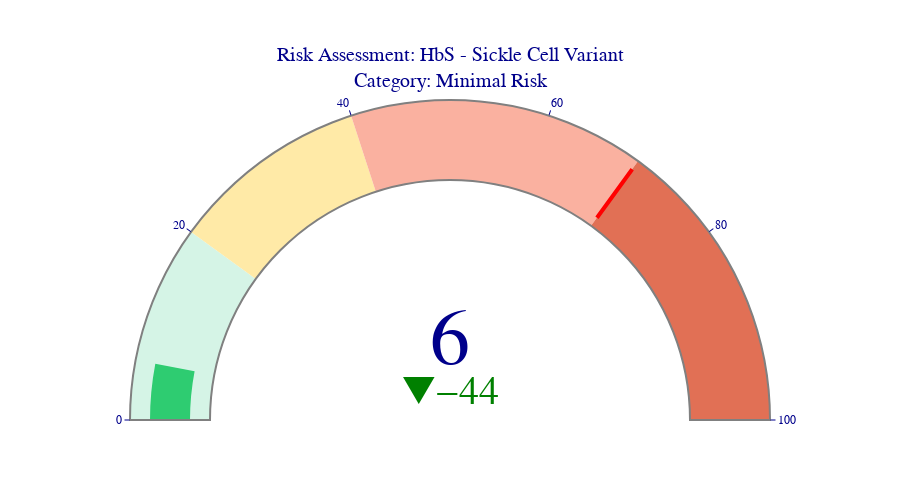
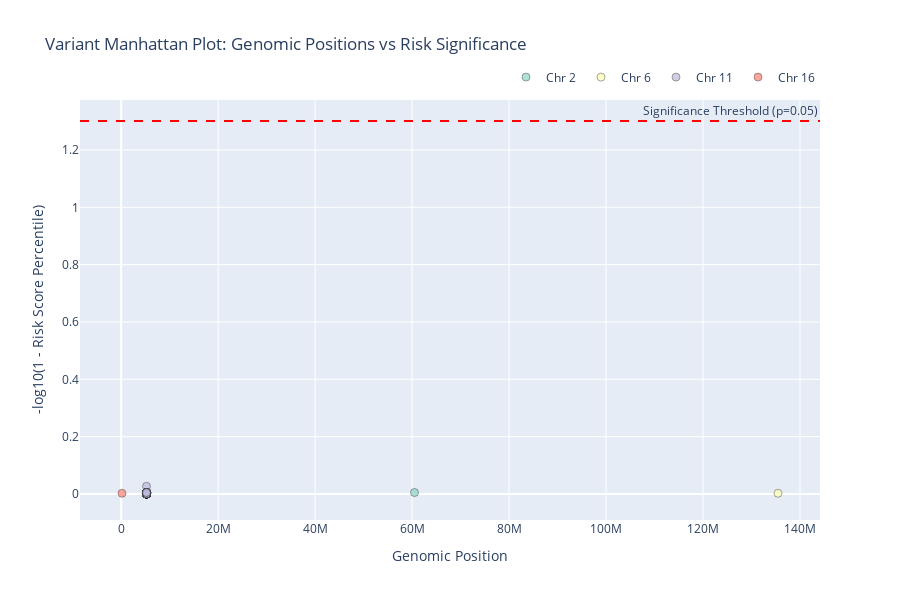
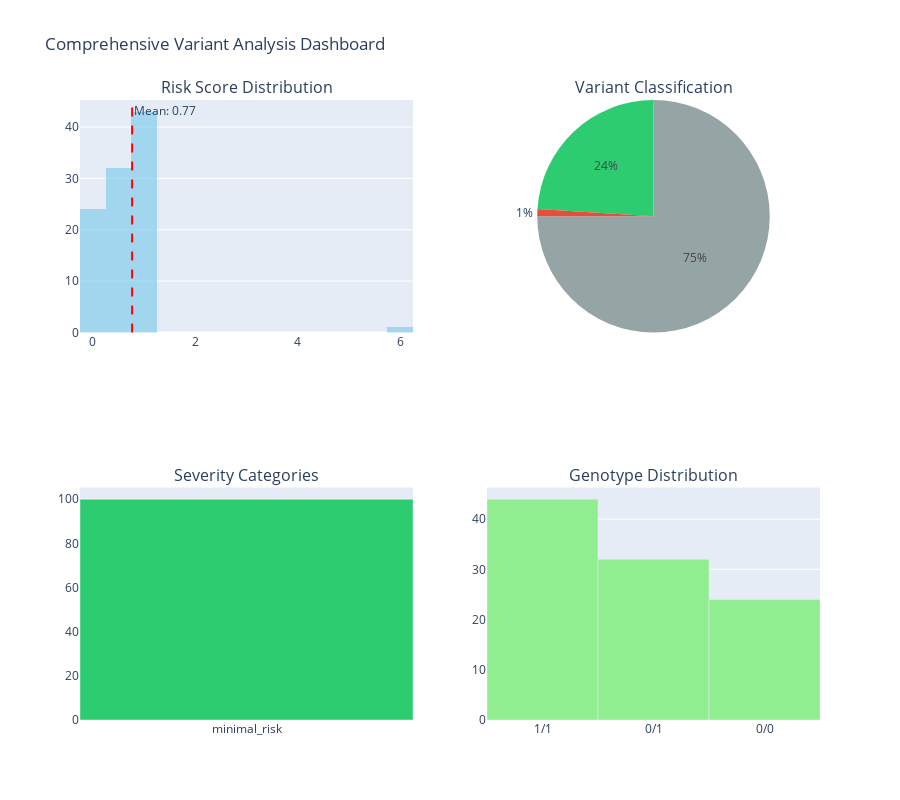

The code cell stored with these charts, in order, in its notebook:
### Markdown cell above
### Advanced Interactive Features

Let's explore the advanced statistical and population comparison capabilities.

### Code cell
# Demonstrate new interactive Plotly visualisations
print("Creating Interactive Plotly Visualisations...")

# First, let's create an interactive risk gauge
print("\nInteractive Risk Gauge:")
if len(results) > 0:
    # Get the variant with the highest risk score
    max_risk_variant = results.loc[results['risk_score'].idxmax()]
    
    # Create interactive gauge
    gauge_fig = visualiser.plot_interactive_risk_gauge(
        risk_score=max_risk_variant['risk_score'],
        variant_name=max_risk_variant.get('variant_name', 'Unknown Variant')
    )
    gauge_fig.show()
    
    print(f"Interactive gauge created for variant with risk score: {max_risk_variant['risk_score']:.2f}")
else:
    print("No data available for risk gauge")

print("\nInteractive Manhattan Plot:")
# Create Manhattan plot showing variant positions and significance
manhattan_fig = visualiser.plot_interactive_variant_manhattan(results)
manhattan_fig.show()
print("Manhattan plot shows genomic positions vs risk significance - hover for details!")

print("\nInteractive Distribution Dashboard:")
# Comprehensive interactive dashboard
dist_fig = visualiser.plot_interactive_risk_distribution(results)
dist_fig.show()
print("Multi-panel dashboard with risk scores, classifications, and distributions")

print("\nInteractive visualisations completed!")
print("These plots are fully interactive - hover, zoom, and explore the data!")

### Figure 1 — Plotly figure (JSON) as saved in the notebook; plotly's stock layout.template omitted (floating-point values rounded to 4 significant figures)
{"data": [{"delta": {"decreasing": {"color": "green"}, "increasing": {"color": "red"}, "reference": 50}, "domain": {"x": [0, 1], "y": [0, 1]}, "gauge": {"axis": {"range": [null, 100], "tickcolor": "darkblue", "tickwidth": 1}, "bar": {"color": "#2ecc71"}, "bgcolor": "white", "bordercolor": "gray", "borderwidth": 2, "steps": [{"color": "#d5f4e6", "range": [0, 20]}, {"color": "#ffeaa7", "range": [20, 40]}, {"color": "#fab1a0", "range": [40, 70]}, {"color": "#e17055", "range": [70, 100]}], "threshold": {"line": {"color": "red", "width": 4}, "thickness": 0.75, "value": 70}}, "mode": "gauge+number+delta", "title": {"text": "Risk Assessment: HbS - Sickle Cell Variant<br>Category: Minimal Risk"}, "type": "indicator", "value": 6}], "layout": {"font": {"color": "darkblue", "family": "Arial"}, "height": 500, "paper_bgcolor": "white"}}

### Figure 2 — Plotly figure (JSON) as saved in the notebook; plotly's stock layout.template omitted (floating-point values rounded to 4 significant figures)
{"data": [{"customdata": [2], "hovertemplate": "<b>Chr %{customdata}</b><br>%{text}<extra></extra>", "marker": {"color": "rgb(141,211,199)", "line": {"color": "black", "width": 0.5}, "opacity": 0.7, "size": 8}, "mode": "markers", "name": "Chr 2", "showlegend": true, "text": ["Position: 60494113<br>Risk Score: 1.20<br>Classification: uncertain<br>Genotype: 1/1"], "type": "scatter", "x": [60494113], "y": [0.005243]}, {"customdata": [6], "hovertemplate": "<b>Chr %{customdata}</b><br>%{text}<extra></extra>", "marker": {"color": "rgb(255,255,179)", "line": {"color": "black", "width": 0.5}, "opacity": 0.7, "size": 8}, "mode": "markers", "name": "Chr 6", "showlegend": true, "text": ["Position: 135460698<br>Risk Score: 0.60<br>Classification: uncertain<br>Genotype: 0/1"], "type": "scatter", "x": [135460698], "y": [0.002614]}, {"customdata": [11, 11, 11, 11, 11, 11, 11, 11, 11, 11, 11, 11, 11, 11, 11, 11, 11, 11, 11, 11, 11, 11, 11, 11, 11, 11, 11, 11, 11, 11, 11, 11, 11, 11, 11, 11, 11, 11, 11, 11, 11, 11, 11, 11, 11, 11, 11, 11, 11, 11, 11, 11, 11, 11, 11, 11, 11, 11, 11, 11, 11, 11, 11, 11, 11, 11, 11, 11, 11, 11, 11, 11, 11, 11, 11, 11, 11, 11, 11, 11, 11, 11, 11, 11, 11, 11, 11, 11, 11, 11, 11, 11, 11, 11, 11, 11, 11], "hovertemplate": "<b>Chr %{customdata}</b><br>%{text}<extra></extra>", "marker": {"color": "rgb(190,186,218)", "line": {"color": "black", "width": 0.5}, "opacity": 0.7, "size": 8}, "mode": "markers", "name": "Chr 11", "showlegend": true, "text": ["Position: 5227002<br>Risk Score: 6.00<br>Classification: pathogenic<br>Genotype: 1/1", "Position: 5226977<br>Risk Score: 0.60<br>Classification: uncertain<br>Genotype: 0/1", "Position: 5226847<br>Risk Score: 0.60<br>Classification: uncertain<br>Genotype: 0/1", "Position: 5227878<br>Risk Score: 0.60<br>Classification: uncertain<br>Genotype: 0/1", "Position: 5249570<br>Risk Score: 1.20<br>Classification: uncertain<br>Genotype: 1/1", "Position: 5237005<br>Risk Score: 1.20<br>Classification: uncertain<br>Genotype: 1/1", "Position: 5236702<br>Risk Score: 0.00<br>Classification: benign<br>Genotype: 0/0", "Position: 5238221<br>Risk Score: 0.60<br>Classification: uncertain<br>Genotype: 0/1", "Position: 5247618<br>Risk Score: 0.00<br>Classification: benign<br>Genotype: 0/0", "Position: 5239686<br>Risk Score: 1.20<br>Classification: uncertain<br>Genotype: 1/1", "Position: 5233378<br>Risk Score: 1.20<br>Classification: uncertain<br>Genotype: 1/1", "Position: 5243601<br>Risk Score: 0.00<br>Classification: benign<br>Genotype: 0/0", "Position: 5223062<br>Risk Score: 0.00<br>Classification: benign<br>Genotype: 0/0", "Position: 5226608<br>Risk Score: 1.20<br>Classification: uncertain<br>Genotype: 1/1", "Position: 5231779<br>Risk Score: 0.00<br>Classification: benign<br>Genotype: 0/0", "Position: 5237368<br>Risk Score: 1.20<br>Classification: uncertain<br>Genotype: 1/1", "Position: 5249011<br>Risk Score: 0.00<br>Classification: benign<br>Genotype: 0/0", "Position: 5234940<br>Risk Score: 0.00<br>Classification: benign<br>Genotype: 0/0", "Position: 5234785<br>Risk Score: 0.00<br>Classification: benign<br>Genotype: 0/0", "Position: 5228466<br>Risk Score: 1.20<br>Classification: uncertain<br>Genotype: 1/1", "Position: 5222306<br>Risk Score: 0.60<br>Classification: uncertain<br>Genotype: 0/1", "Position: 5232723<br>Risk Score: 1.20<br>Classification: uncertain<br>Genotype: 1/1", "Position: 5236942<br>Risk Score: 1.20<br>Classification: uncertain<br>Genotype: 1/1", "Position: 5236918<br>Risk Score: 0.00<br>Classification: benign<br>Genotype: 0/0", "Position: 5232261<br>Risk Score: 0.60<br>Classification: uncertain<br>Genotype: 0/1", "Position: 5220695<br>Risk Score: 1.20<br>Classification: uncertain<br>Genotype: 1/1", "Position: 5247068<br>Risk Score: 1.20<br>Classification: uncertain<br>Genotype: 1/1", "Position: 5242902<br>Risk Score: 0.60<br>Classification: uncertain<br>Genotype: 0/1", "Position: 5237157<br>Risk Score: 0.00<br>Classification: benign<br>Genotype: 0/0", "Position: 5237176<br>Risk Score: 0.60<br>Classification: uncertain<br>Genotype: 0/1", "Position: 5229314<br>Risk Score: 0.60<br>Classification: uncertain<br>Genotype: 0/1", "Position: 5231054<br>Risk Score: 1.20<br>Classification: uncertain<br>Genotype: 1/1", "Position: 5245174<br>Risk Score: 1.20<br>Classification: uncertain<br>Genotype: 1/1", "Position: 5223109<br>Risk Score: 1.20<br>Classification: uncertain<br>Genotype: 1/1", "Position: 5236980<br>Risk Score: 0.00<br>Classification: benign<br>Genotype: 0/0", "Position: 5222232<br>Risk Score: 0.60<br>Classification: uncertain<br>Genotype: 0/1", "Position: 5223512<br>Risk Score: 1.20<br>Classification: uncertain<br>Genotype: 1/1", "Position: 5248596<br>Risk Score: 1.20<br>Classification: uncertain<br>Genotype: 1/1", "Position: 5243584<br>Risk Score: 1.20<br>Classification: uncertain<br>Genotype: 1/1", "Position: 5238434<br>Risk Score: 1.20<br>Classification: uncertain<br>Genotype: 1/1", "Position: 5237392<br>Risk Score: 0.00<br>Classification: benign<br>Genotype: 0/0", "Position: 5237271<br>Risk Score: 1.20<br>Classification: uncertain<br>Genotype: 1/1", "Position: 5235433<br>Risk Score: 0.00<br>Classification: benign<br>Genotype: 0/0", "Position: 5220373<br>Risk Score: 1.20<br>Classification: uncertain<br>Genotype: 1/1", "Position: 5229731<br>Risk Score: 0.00<br>Classification: benign<br>Genotype: 0/0", "Position: 5248577<br>Risk Score: 0.60<br>Classification: uncertain<br>Genotype: 0/1", "Position: 5245995<br>Risk Score: 0.60<br>Classification: uncertain<br>Genotype: 0/1", "Position: 5227495<br>Risk Score: 0.00<br>Classification: benign<br>Genotype: 0/0", "Position: 5226602<br>Risk Score: 1.20<br>Classification: uncertain<br>Genotype: 1/1", "Position: 5230114<br>Risk Score: 0.60<br>Classification: uncertain<br>Genotype: 0/1", "Position: 5248944<br>Risk Score: 0.60<br>Classification: uncertain<br>Genotype: 0/1", "Position: 5245231<br>Risk Score: 0.60<br>Classification: uncertain<br>Genotype: 0/1", "Position: 5244473<br>Risk Score: 1.20<br>Classification: uncertain<br>Genotype: 1/1", "Position: 5234436<br>Risk Score: 0.00<br>Classification: benign<br>Genotype: 0/0", "Position: 5226756<br>Risk Score: 0.60<br>Classification: uncertain<br>Genotype: 0/1", "Position: 5233692<br>Risk Score: 1.20<br>Classification: uncertain<br>Genotype: 1/1", "Position: 5222375<br>Risk Score: 0.60<br>Classification: uncertain<br>Genotype: 0/1", "Position: 5241116<br>Risk Score: 0.60<br>Classification: uncertain<br>Genotype: 0/1", "Position: 5245440<br>Risk Score: 1.20<br>Classification: uncertain<br>Genotype: 1/1", "Position: 5221635<br>Risk Score: 1.20<br>Classification: uncertain<br>Genotype: 1/1", "Position: 5247039<br>Risk Score: 0.60<br>Classification: uncertain<br>Genotype: 0/1", "Position: 5236958<br>Risk Score: 0.60<br>Classification: uncertain<br>Genotype: 0/1", "Position: 5241071<br>Risk Score: 1.20<br>Classification: uncertain<br>Genotype: 1/1", "Position: 5227463<br>Risk Score: 0.60<br>Classification: uncertain<br>Genotype: 0/1", "Position: 5240913<br>Risk Score: 0.60<br>Classification: uncertain<br>Genotype: 0/1", "Position: 5233798<br>Risk Score: 1.20<br>Classification: uncertain<br>Genotype: 1/1", "Position: 5232647<br>Risk Score: 0.60<br>Classification: uncertain<br>Genotype: 0/1", "Position: 5223030<br>Risk Score: 1.20<br>Classification: uncertain<br>Genotype: 1/1", "Position: 5233360<br>Risk Score: 1.20<br>Classification: uncertain<br>Genotype: 1/1", "Position: 5229734<br>Risk Score: 0.60<br>Classification: uncertain<br>Genotype: 0/1", "Position: 5240771<br>Risk Score: 0.60<br>Classification: uncertain<br>Genotype: 0/1", "Position: 5221495<br>Risk Score: 0.60<br>Classification: uncertain<br>Genotype: 0/1", "Position: 5223214<br>Risk Score: 0.60<br>Classification: uncertain<br>Genotype: 0/1", "Position: 5237091<br>Risk Score: 1.20<br>Classification: uncertain<br>Genotype: 1/1", "Position: 5249107<br>Risk Score: 1.20<br>Classification: uncertain<br>Genotype: 1/1", "Position: 5225574<br>Risk Score: 0.00<br>Classification: benign<br>Genotype: 0/0", "Position: 5244985<br>Risk Score: 1.20<br>Classification: uncertain<br>Genotype: 1/1", "Position: 5232689<br>Risk Score: 0.60<br>Classification: uncertain<br>Genotype: 0/1", "Position: 5239024<br>Risk Score: 1.20<br>Classification: uncertain<br>Genotype: 1/1", "Position: 5241198<br>Risk Score: 0.00<br>Classification: benign<br>Genotype: 0/0", "Position: 5222132<br>Risk Score: 0.00<br>Classification: benign<br>Genotype: 0/0", "Position: 5221535<br>Risk Score: 0.00<br>Classification: benign<br>Genotype: 0/0", "Position: 5243109<br>Risk Score: 0.00<br>Classification: benign<br>Genotype: 0/0", "Position: 5222777<br>Risk Score: 0.00<br>Classification: benign<br>Genotype: 0/0", "Position: 5238426<br>Risk Score: 1.20<br>Classification: uncertain<br>Genotype: 1/1", "Position: 5226409<br>Risk Score: 1.20<br>Classification: uncertain<br>Genotype: 1/1", "Position: 5230667<br>Risk Score: 0.00<br>Classification: benign<br>Genotype: 0/0", "Position: 5249288<br>Risk Score: 1.20<br>Classification: uncertain<br>Genotype: 1/1", "Position: 5224295<br>Risk Score: 0.60<br>Classification: uncertain<br>Genotype: 0/1", "Position: 5249686<br>Risk Score: 1.20<br>Classification: uncertain<br>Genotype: 1/1", "Position: 5228228<br>Risk Score: 1.20<br>Classification: uncertain<br>Genotype: 1/1", "Position: 5244178<br>Risk Score: 1.20<br>Classification: uncertain<br>Genotype: 1/1", "Position: 5223052<br>Risk Score: 0.60<br>Classification: uncertain<br>Genotype: 0/1", "Position: 5224870<br>Risk Score: 1.20<br>Classification: uncertain<br>Genotype: 1/1", "Position: 5234212<br>Risk Score: 1.20<br>Classification: uncertain<br>Genotype: 1/1", "Position: 5242721<br>Risk Score: 0.00<br>Classification: benign<br>Genotype: 0/0", "Position: 5222330<br>Risk Score: 1.20<br>Classification: uncertain<br>Genotype: 1/1"], "type": "scatter", "x": [5227002, 5226977, 5226847, 5227878, 5249570, 5237005, 5236702, 5238221, 5247618, 5239686, 5233378, 5243601, 5223062, 5226608, 5231779, 5237368, 5249011, 5234940, 5234785, 5228466, 5222306, 5232723, 5236942, 5236918, 5232261, 5220695, 5247068, 5242902, 5237157, 5237176, 5229314, 5231054, 5245174, 5223109, 5236980, 5222232, 5223512, 5248596, 5243584, 5238434, 5237392, 5237271, 5235433, 5220373, 5229731, 5248577, 5245995, 5227495, 5226602, 5230114, 5248944, 5245231, 5244473, 5234436, 5226756, 5233692, 5222375, 5241116, 5245440, 5221635, 5247039, 5236958, 5241071, 5227463, 5240913, 5233798, 5232647, 5223030, 5233360, 5229734, 5240771, 5221495, 5223214, 5237091, 5249107, 5225574, 5244985, 5232689, 5239024, 5241198, 5222132, 5221535, 5243109, 5222777, 5238426, 5226409, 5230667, 5249288, 5224295, 5249686, 5228228, 5244178, 5223052, 5224870, 5234212, 5242721, 5222330], "y": [0.02687, 0.002614, 0.002614, 0.002614, 0.005243, 0.005243, -0.0, 0.002614, -0.0, 0.005243, 0.005243, -0.0, -0.0, 0.005243, -0.0, 0.005243, -0.0, -0.0, -0.0, 0.005243, 0.002614, 0.005243, 0.005243, -0.0, 0.002614, 0.005243, 0.005243, 0.002614, -0.0, 0.002614, 0.002614, 0.005243, 0.005243, 0.005243, -0.0, 0.002614, 0.005243, 0.005243, 0.005243, 0.005243, -0.0, 0.005243, -0.0, 0.005243, -0.0, 0.002614, 0.002614, -0.0, 0.005243, 0.002614, 0.002614, 0.002614, 0.005243, -0.0, 0.002614, 0.005243, 0.002614, 0.002614, 0.005243, 0.005243, 0.002614, 0.002614, 0.005243, 0.002614, 0.002614, 0.005243, 0.002614, 0.005243, 0.005243, 0.002614, 0.002614, 0.002614, 0.002614, 0.005243, 0.005243, -0.0, 0.005243, 0.002614, 0.005243, -0.0, -0.0, -0.0, -0.0, -0.0, 0.005243, 0.005243, -0.0, 0.005243, 0.002614, 0.005243, 0.005243, 0.005243, 0.002614, 0.005243, 0.005243, -0.0, 0.005243]}, {"customdata": [16], "hovertemplate": "<b>Chr %{customdata}</b><br>%{text}<extra></extra>", "marker": {"color": "rgb(251,128,114)", "line": {"color": "black", "width": 0.5}, "opacity": 0.7, "size": 8}, "mode": "markers", "name": "Chr 16", "showlegend": true, "text": ["Position: 172876<br>Risk Score: 0.60<br>Classification: uncertain<br>Genotype: 0/1"], "type": "scatter", "x": [172876], "y": [0.002614]}], "layout": {"annotations": [{"showarrow": false, "text": "Significance Threshold (p=0.05)", "x": 1, "xanchor": "right", "xref": "x domain", "y": 1.301, "yanchor": "bottom", "yref": "y"}], "height": 600, "hovermode": "closest", "legend": {"orientation": "h", "x": 1, "xanchor": "right", "y": 1.02, "yanchor": "bottom"}, "shapes": [{"line": {"color": "red", "dash": "dash"}, "type": "line", "x0": 0, "x1": 1, "xref": "x domain", "y0": 1.301, "y1": 1.301, "yref": "y"}], "showlegend": true, "title": {"text": "Variant Manhattan Plot: Genomic Positions vs Risk Significance"}, "xaxis": {"title": {"text": "Genomic Position"}}, "yaxis": {"title": {"text": "-log10(1 - Risk Score Percentile)"}}}}

### Figure 3 — Plotly figure (JSON) as saved in the notebook; plotly's stock layout.template omitted (floating-point values rounded to 4 significant figures)
{"data": [{"hovertemplate": "Risk Score: %{x}<br>Count: %{y}<extra></extra>", "marker": {"color": "skyblue"}, "name": "Risk Score", "nbinsx": 20, "opacity": 0.7, "type": "histogram", "x": [6.0, 0.6, 0.6, 1.2, 0.6, 0.6, 0.6, 1.2, 1.2, 0.0, 0.6, 0.0, 1.2, 1.2, 0.0, 0.0, 1.2, 0.0, 1.2, 0.0, 0.0, 0.0, 1.2, 0.6, 1.2, 1.2, 0.0, 0.6, 1.2, 1.2, 0.6, 0.0, 0.6, 0.6, 1.2, 1.2, 1.2, 0.0, 0.6, 1.2, 1.2, 1.2, 1.2, 0.0, 1.2, 0.0, 1.2, 0.0, 0.6, 0.6, 0.0, 1.2, 0.6, 0.6, 0.6, 1.2, 0.0, 0.6, 1.2, 0.6, 0.6, 1.2, 1.2, 0.6, 0.6, 1.2, 0.6, 0.6, 1.2, 0.6, 1.2, 1.2, 0.6, 0.6, 0.6, 0.6, 1.2, 1.2, 0.0, 1.2, 0.6, 1.2, 0.0, 0.0, 0.0, 0.0, 0.0, 1.2, 1.2, 0.0, 1.2, 0.6, 1.2, 1.2, 1.2, 0.6, 1.2, 1.2, 0.0, 1.2], "xaxis": "x", "yaxis": "y"}, {"domain": {"x": [0.55, 1], "y": [0.625, 1]}, "hovertemplate": "%{label}<br>Count: %{value}<br>Percentage: %{percent}<extra></extra>", "labels": ["uncertain", "benign", "pathogenic"], "marker": {"colors": ["#95a5a6", "#2ecc71", "#e74c3c"]}, "name": "Classification", "type": "pie", "values": [75, 24, 1]}, {"hovertemplate": "%{x}<br>Count: %{y}<extra></extra>", "marker": {"color": ["#2ecc71"]}, "name": "Severity", "type": "bar", "x": ["minimal_risk"], "xaxis": "x2", "y": [100], "yaxis": "y2"}, {"hovertemplate": "%{x}<br>Count: %{y}<extra></extra>", "marker": {"color": "lightgreen"}, "name": "Genotype", "type": "bar", "x": ["1/1", "0/1", "0/0"], "xaxis": "x3", "y": [44, 32, 24], "yaxis": "y3"}], "layout": {"annotations": [{"font": {"size": 16}, "showarrow": false, "text": "Risk Score Distribution", "x": 0.225, "xanchor": "center", "xref": "paper", "y": 1, "yanchor": "bottom", "yref": "paper"}, {"font": {"size": 16}, "showarrow": false, "text": "Variant Classification", "x": 0.775, "xanchor": "center", "xref": "paper", "y": 1, "yanchor": "bottom", "yref": "paper"}, {"font": {"size": 16}, "showarrow": false, "text": "Severity Categories", "x": 0.225, "xanchor": "center", "xref": "paper", "y": 0.375, "yanchor": "bottom", "yref": "paper"}, {"font": {"size": 16}, "showarrow": false, "text": "Genotype Distribution", "x": 0.775, "xanchor": "center", "xref": "paper", "y": 0.375, "yanchor": "bottom", "yref": "paper"}, {"showarrow": false, "text": "Mean: 0.77", "x": 0.768, "xanchor": "left", "xref": "x", "y": 1, "yanchor": "top", "yref": "y domain"}], "height": 800, "shapes": [{"line": {"color": "red", "dash": "dash"}, "type": "line", "x0": 0.768, "x1": 0.768, "xref": "x", "y0": 0, "y1": 1, "yref": "y domain"}], "showlegend": false, "title": {"text": "Comprehensive Variant Analysis Dashboard"}, "xaxis": {"anchor": "y", "domain": [0, 0.45]}, "xaxis2": {"anchor": "y2", "domain": [0, 0.45]}, "xaxis3": {"anchor": "y3", "domain": [0.55, 1]}, "yaxis": {"anchor": "x", "domain": [0.625, 1]}, "yaxis2": {"anchor": "x2", "domain": [0, 0.375]}, "yaxis3": {"anchor": "x3", "domain": [0, 0.375]}}}
